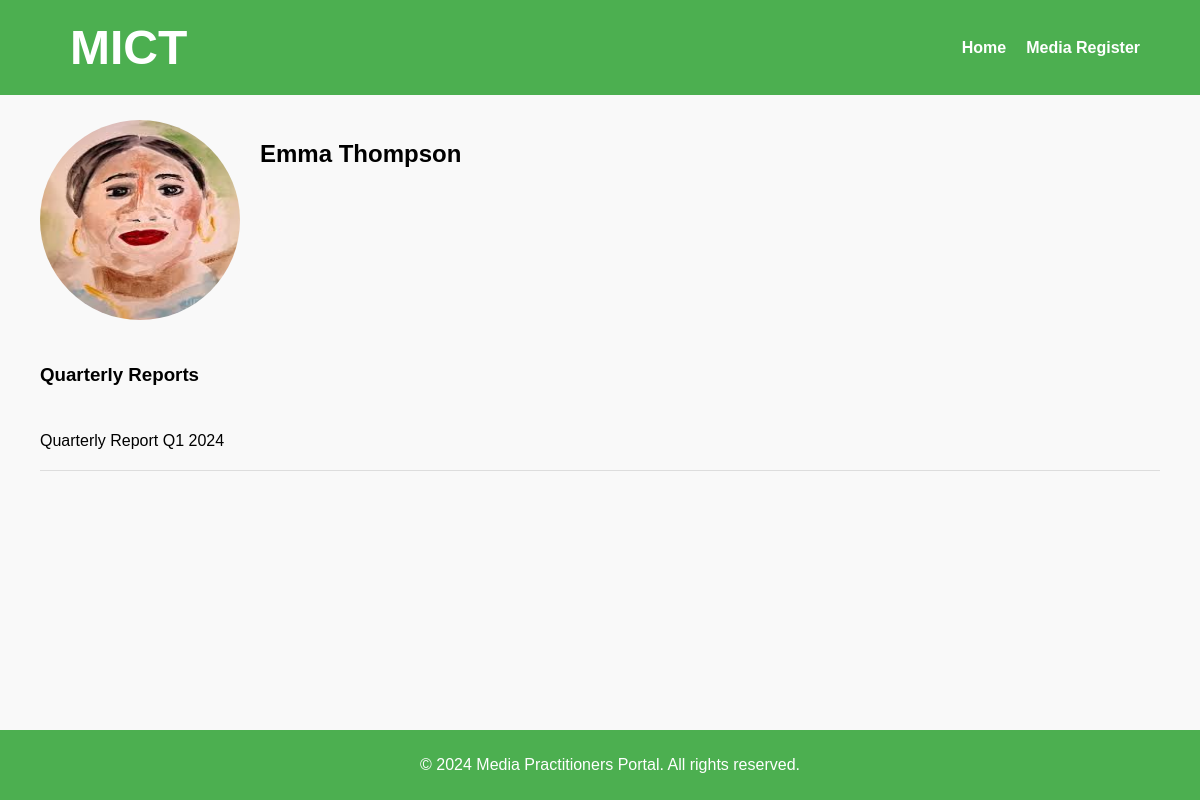
Page /view_reports.php?id=3 on the committed database.
### tables this page shows
CREATE TABLE `pro_register` (
  `id` int(11) NOT NULL,
  `pro_id` int(11) DEFAULT NULL,
  `status` enum('active','inactive') DEFAULT 'active',
  `engagement_rate` int(11) DEFAULT 0,
  `quarterly_reports` text DEFAULT NULL
);

CREATE TABLE `public_relations_officers` (
  `id` int(11) NOT NULL,
  `first_name` varchar(255) NOT NULL,
  `last_name` varchar(255) NOT NULL,
  `email` varchar(255) NOT NULL,
  `phone_number` varchar(50) DEFAULT NULL,
  `agency_id` int(11) DEFAULT NULL,
  `credentials` text DEFAULT NULL,
  `professional_history` text DEFAULT NULL,
  `created_at` timestamp NOT NULL DEFAULT current_timestamp(),
  `updated_at` timestamp NOT NULL DEFAULT current_timestamp() ON UPDATE current_timestamp(),
  `profile_image` varchar(255) DEFAULT NULL
);

### Public/view_reports.php (the view, shortened to what this page needs)
<?php
include 'components/db_connect.php';
include 'components/header.php';
$pro_id = isset($_GET['id']) ? intval($_GET['id']) : 0;
$sql = "SELECT pro.first_name, pro.last_name, pro.profile_image, pr.quarterly_reports
        FROM public_relations_officers pro
        LEFT JOIN pro_register pr ON pro.id = pr.pro_id
        WHERE pro.id = ?";
$stmt = $conn->prepare($sql);
$stmt->bind_param("i", $pro_id);
$stmt->execute();
$result = $stmt->get_result();
$pro = $result->fetch_assoc();
$quarterly_reports = !empty($pro['quarterly_reports']) ? $pro['quarterly_reports'] : null;
?>
<main>
<div class="container">
    <div class="profile-container">
        <div class="profile-image">
            <?php if (!empty($pro['profile_image'])): ?>
                <img src="<?php echo 'pro-img/' . htmlspecialchars($pro['profile_image']); ?>" alt="Profile Image">
            <?php else: ?>
                <img src="path_to_default_image.jpg" alt="Default Profile Image">
            <?php endif; ?>
        </div>
        <div class="profile-details">
            <h2><?php echo htmlspecialchars($pro['first_name'] . ' ' . $pro['last_name']); ?></h2>
        </div>
    </div>
    <div class="reports-header">
        <h3>Quarterly Reports</h3>
    </div>
    <div class="reports-container">
        <?php
        if ($quarterly_reports) {
            $reports = explode("\n", $quarterly_reports);
            foreach ($reports as $report) {
                echo "<div class='report'>
                        <p>" . nl2br(htmlspecialchars($report)) . "</p>
                      </div>";
            }
        } else {
            echo "<p>No quarterly reports found.</p>";
        }
        ?>
    </div>
</div>
</main>
<?php include 'components/footer.php'; ?>

### Public/styles/styles.css (style rules this page uses)
body { font-family: Arial, sans-serif; margin: 0; padding: 0; background-color: #f9f9f9; }
main { padding: 20px; max-width: 1200px; margin: 0 auto; }
.container { margin-top: 80px; padding: 20px; }
.profile-details { max-width: 600px; }

### Public/view_reports.php (style rules this page uses)
.profile-container { display: flex; align-items: flex-start; margin-bottom: 20px; }
.profile-image img { width: 200px; height: 200px; border-radius: 50%; margin-right: 20px; }
.profile-details { max-width: 600px; }
.reports-header { margin-top: 40px; margin-bottom: 20px; }
.reports-container { margin-top: 20px; }
.report { border-bottom: 1px solid #ddd; padding: 10px 0; }
.report p { margin-bottom: 10px; }

### rows in the picture
pro_register: pro.profile_image (picture), pro.last_name "Emma Thompson", quarterly_reports "Quarterly Report Q1 2024"
